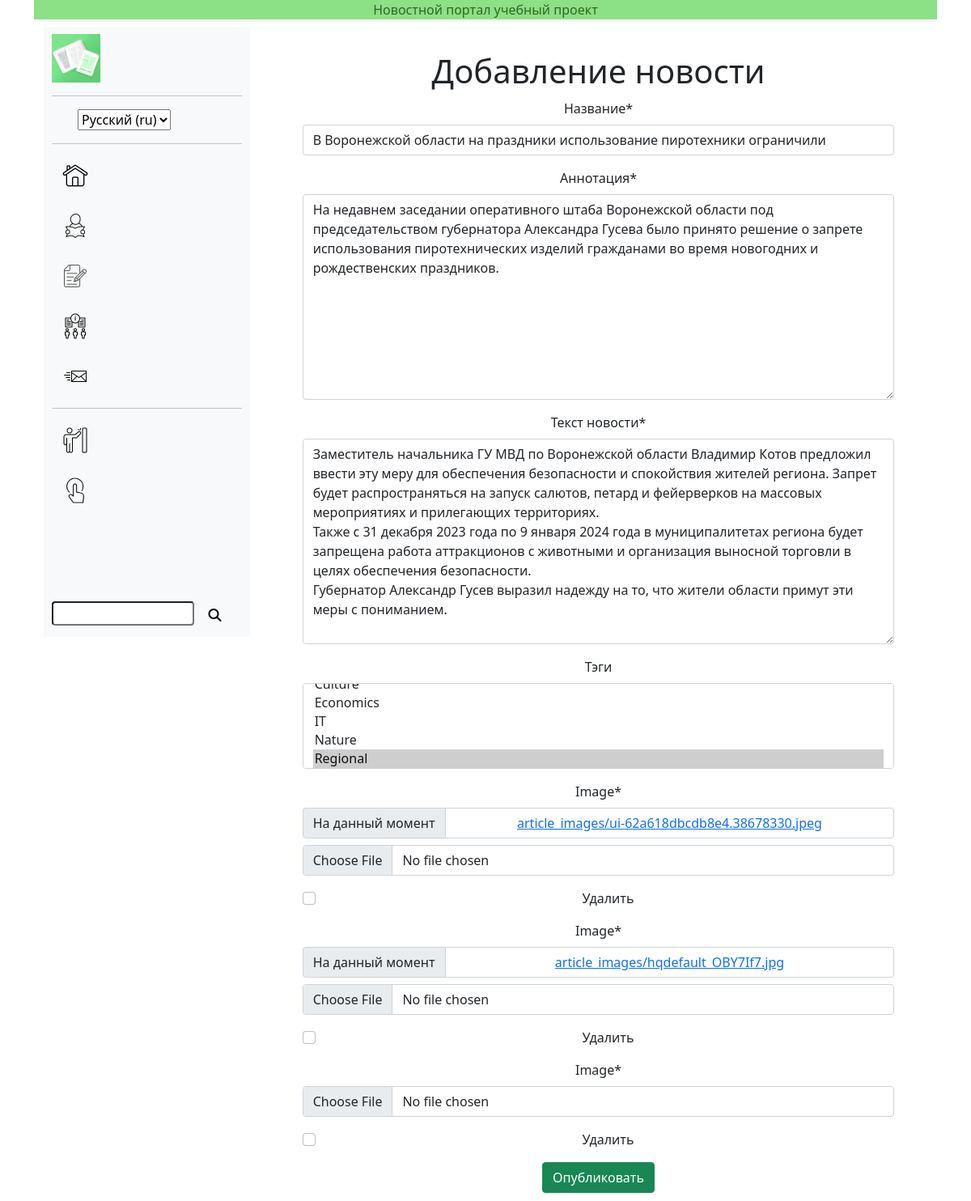
The app's page /ru/news/update/13 with its own data.
### news/models.py (models this page shows, shortened)
class Article(models.Model):
    categories = (('E', 'Экономика'),
                  ('S', 'Наука'),
                  ('IT', 'IT'),
                  ('SP', 'Спорт'),
                  ('N', 'Природа'),
                  ('W', 'Мировые новости'),
                  ('R', 'Региональные новости'),
                  ('C', 'Культура'),
                  ('R', 'Региональные новости'))
    author = models.ForeignKey(User, on_delete=models.SET_NULL, null=True, verbose_name='Автор')
    title = models.CharField('Название', max_length=120, default='')
    anouncement = models.TextField('Аннотация', max_length=250)
    text = models.TextField('Текст новости')
    date = models.DateTimeField('Дата публикации', auto_now_add=True)
    date_change = models.DateTimeField('Дата обновления', auto_now = True)
    category = models.CharField(choices=categories, max_length=20, verbose_name='Категория')
    tags = models.ManyToManyField(to=Tag, blank=True, verbose_name='Тэги')
    status = models.BooleanField(default=True, verbose_name='Статус публикации')
    slug = models.SlugField(verbose_name='Имя в адресной строке')
    objects = models.Manager()
    published = PublishedToday()
    class Meta:
        ordering = ['title','date']
        verbose_name= 'Новость'
        verbose_name_plural='Новости'

class Tag(models.Model):
    title = models.CharField(max_length=80)
    status = models.BooleanField(default=True)
    def __str__(self):
        return self.title
    class Meta:
        ordering = ['title','status']
        verbose_name= 'Тэг'
        verbose_name_plural='Тэги'

### news/views.py (the view, shortened to what this page needs)
# urls.py: path('update/<int:pk>', views.ArticleUpdateView.as_view(), name='news_update'),
class ArticleUpdateView(ViewCountMixin, UpdateView):
    model = Article
    template_name = 'news/create_article.html'
    fields = ['title','anouncement','text','tags']
    def get_context_data(self, **kwargs):
        context = super(ArticleUpdateView, self).get_context_data(**kwargs)
        current_object = self.object
        images = Image.objects.filter(article=current_object)
        context['image_form'] = ImagesFormSet(instance=current_object)
        return context

### news/utils.py (called while the page is built)
def get_client_ip(request):
    x_forwrded_for = request.META.get('HTTP_X_FORWARDED_FOR')
    if x_forwrded_for:
        ip = x_forwrded_for.split(',')[0]
    else:
        ip = request.META.get('REMOTE_ADDR')
    return ip

    def get_object(self):
        obj = super().get_object()
        ip_address = get_client_ip(self.request)
        ViewCount.objects.get_or_create(article=obj, ip_address=ip_address)
        return obj

### users/templatetags/users_extras.py (called while the page is built)
@register.filter(name="has_group")
def has_group(user, group_name):
    return user.groups.filter(name=group_name).exists()

### news/templates/news/create_article.html (shortened to what this page needs)
{% extends 'main/base.html' %}
{% load static %}
{% load bootstrap5 %}
{% load crispy_forms_tags %}
{% load i18n %}
{% block body %}
<div class="row">
  <div class="text-center" style="margin-top:30px;">
      <h1 >{% trans 'Добавление новости' %}</h1>
  <form method="post" class="contact_form" enctype="multipart/form-data">
    {{ form | crispy }}
    {{ image_form|crispy }}
    <input type="submit" class="btn btn-success" value = "Опубликовать">
  </form>
  </div>
</div>
{% endblock %}

### main/static/main/css/style.css (style rules this page uses)
.contact_form { margin: 10px 5%; }

### records on screen
Article: title "В Воронежской области на праздники использование пиротехники ограничили", anouncement "На недавнем заседании оперативного штаба Воронежской области под председательством губернатора Александра Гусева было принято решение о запрете использования пиротехнических изделий гражданами во время новогодних и рождественских праздников.", text "Заместитель начальника ГУ МВД по Воронежской области Владимир Котов предложил ввести эту меру для обеспечения безопасности и спокойствия жителей региона. Запрет будет распространяться на запуск салютов, петард и фейерверков на массовых мероприятиях и прилегающих территориях. Также с 31 декабря 2023 года по 9 января 2024 года в муниципалитетах региона будет запрещена работа аттракционов с животными и организация выносной торговли в целях обеспечения безопасности. Губернатор Александр Гусев выразил надежду на то, что жители области примут эти меры с пониманием."

### other values on screen
form field language "Русский (ru)"
